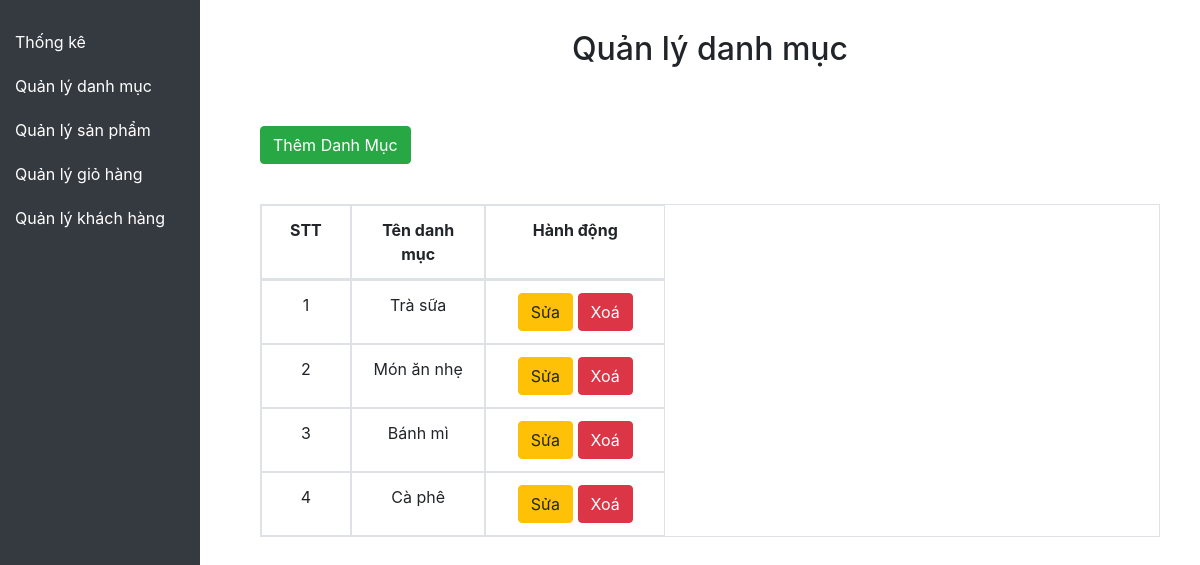
The page /admin/category/index.php on the database its author committed.
### tables this page shows
CREATE TABLE `category` (
  `id` int(11) NOT NULL,
  `name` varchar(50) NOT NULL,
  `created_at` datetime DEFAULT NULL,
  `updated_at` datetime DEFAULT NULL
);

### admin/database/dbhelper.php (called while the page is built, shortened)
<?php
function executeResult($sql)
{
    $con = mysqli_connect(HOST, USERNAME, PASSWORD, DATABASE);
    $result = mysqli_query($con, $sql);
    $data = [];
    while ($row = mysqli_fetch_assoc($result)) {
        $data[] = $row;
    }
    return $data;
}

### admin/category/index.php (the view, shortened to what this page needs)
<?php
require_once('../database/dbhelper.php');
?>
<!DOCTYPE html>
<html>
<head>
    <link rel="stylesheet" href="https://maxcdn.bootstrapcdn.com/bootstrap/4.4.1/css/bootstrap.min.css">
    <link rel="stylesheet" href="../style.css">
</head>
<body>
    <div id="wrapper">
        <header class="vertical-nav">
            <ul class="nav flex-column">
                <li class="nav-item">
                    <a class="nav-link" href="../index.php">Thống kê</a>
                </li>
                <li class="nav-item">
                    <a class="nav-link active" href="../category/">Quản lý danh mục</a>
                </li>
                <li class="nav-item">
                    <a class="nav-link" href="../product/">Quản lý sản phẩm</a>
                </li>
                <li class="nav-item">
                    <a class="nav-link" href="../dashboard.php">Quản lý giỏ hàng</a>
                </li>
                <li class="nav-item">
                    <a class="nav-link" href="../client/">Quản lý khách hàng</a>
                </li>
            </ul>
        </header>
        <div class="container">
            <div class="panel panel-primary">
                <div class="panel-heading">
                    <h2 class="text-center">Quản lý danh mục</h2>
                </div>
                <div class="panel-body">
                    <a href="add.php">
                        <button class="btn btn-success" style="margin-bottom: 20px;">Thêm Danh Mục</button>
                    </a>
                    <table class=" table table-bordered ">
                        <thead>
                            <tr>
                                <th>STT</th>
                                <th>Tên danh mục</th>
                                <th>Hành động</th>
                            </tr>
                        </thead>
                        <tbody>
                            <?php
                            $sql = 'select * from category';
                            $categoryList = executeResult($sql);
                            $index = 1;
                            foreach ($categoryList as $item) {
                                echo '<tr>
                                    <td>' . ($index++) . '</td>
                                    <td>' . $item['name'] . '</td>
                                    <td>
                                        <a href="add.php?id=' . $item['id'] . '">
                                            <button class="btn btn-warning">Sửa</button>
                                            <button class="btn btn-danger" onclick="deleteCategory(' . $item['id'] . ')">Xoá</button>
                                        </a>
                                    </td>
                                </tr>';
                            }
                            ?>
                        </tbody>
                    </table>
                </div>
            </div>
        </div>
    </div>
</body>
</html>

### admin/style.css (style rules this page uses)
table { width: 100%; }
table tr { text-align: center; width: 100%; display: grid; grid-template-columns: 10% 15% 20% 15% 25% 15% ; }
table tr td { padding: 10px 0; border: 1px solid black; }
#wrapper { padding-bottom: 5rem; display: flex; }
.vertical-nav { width: 200px; position: fixed; top: 0; left: 0; height: 100%; background-color: #343a40; padding-top: 20px; }
.vertical-nav .nav-link { color: #fff; padding: 10px 15px; text-align: left; }
.container { margin-left: 220px; width: calc(100% - 220px); }
.table { margin-top: 20px; }

### admin/category/index.php (style rules this page uses)
#wrapper { padding-bottom: 5rem; display: flex; }
.vertical-nav { width: 200px; position: fixed; top: 0; left: 0; height: 100%; background-color: #343a40; padding-top: 20px; }
.vertical-nav .nav-link { color: #fff; padding: 10px 15px; text-align: left; }
.container { margin-left: 220px; padding: 20px; }
.table { margin-top: 20px; }
.panel-heading { margin-bottom: 20px; padding: 10px; }
.panel-body { padding: 20px; }
.btn-success { background-color: #28a745; border-color: #28a745; }
.btn-warning { background-color: #ffc107; border-color: #ffc107; }

### rows shown on the page
category: name "Trà sữa"
category: name "Món ăn nhẹ"
category: name "Bánh mì"
category: name "Cà phê"
